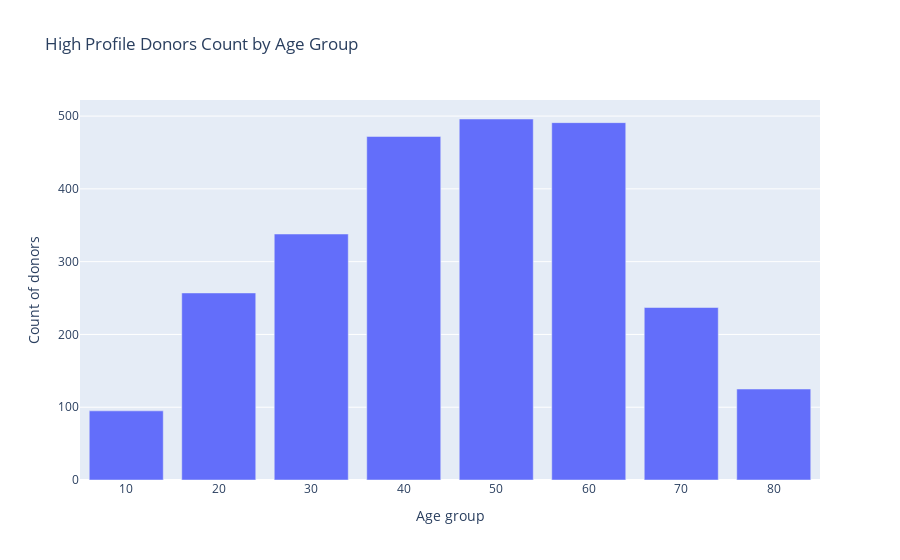

The notebook cell this image was saved under:
### Code cell
fig = go.Figure(data=[
    go.Bar(name='High Profile', x=best_by_age_group["age_group"], y=best_by_age_group["total_donations_per_donor"])])
fig.update_layout(
    title="High Profile Donors Count by Age Group",
    xaxis_title="Age group",
    yaxis_title="Count of donors")
fig.show()

### Figure 1 — Plotly figure (JSON) as saved in the notebook; plotly's stock layout.template omitted (floating-point values rounded to 4 significant figures)
{"data": [{"name": "High Profile", "type": "bar", "x": [10, 20, 30, 40, 50, 60, 70, 80], "y": [95, 257, 338, 472, 496, 491, 237, 125]}], "layout": {"title": {"text": "High Profile Donors Count by Age Group"}, "xaxis": {"title": {"text": "Age group"}}, "yaxis": {"title": {"text": "Count of donors"}}}}
